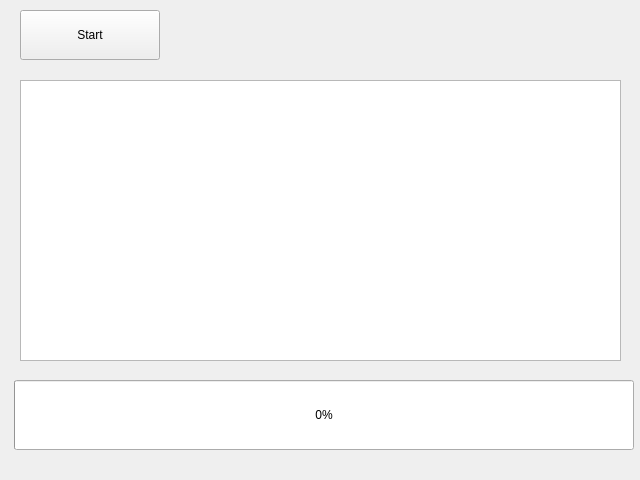
<?xml version="1.0" encoding="UTF-8"?>
<ui version="4.0">
 <class>Form</class>
 <widget class="QWidget" name="Form">
  <property name="geometry">
   <rect>
    <x>0</x>
    <y>0</y>
    <width>640</width>
    <height>480</height>
   </rect>
  </property>
  <property name="windowTitle">
   <string>Form</string>
  </property>
  <widget class="QPushButton" name="btnStart">
   <property name="geometry">
    <rect>
     <x>20</x>
     <y>10</y>
     <width>140</width>
     <height>50</height>
    </rect>
   </property>
   <property name="text">
    <string>Start</string>
   </property>
  </widget>
  <widget class="QTextBrowser" name="txbLog">
   <property name="geometry">
    <rect>
     <x>20</x>
     <y>80</y>
     <width>601</width>
     <height>281</height>
    </rect>
   </property>
  </widget>
  <widget class="QProgressBar" name="pgbTask">
   <property name="geometry">
    <rect>
     <x>14</x>
     <y>380</y>
     <width>620</width>
     <height>70</height>
    </rect>
   </property>
   <property name="value">
    <number>0</number>
   </property>
  </widget>
 </widget>
 <resources/>
 <connections/>
</ui>
